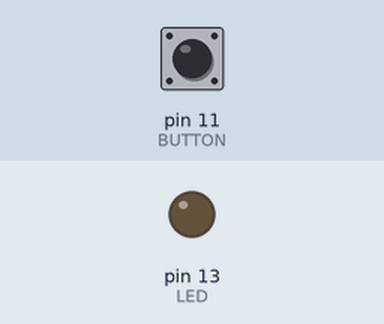
Recording of a sketch running on a simulated Arduino Uno, built with avr-gcc and run on an emulated ATmega328P. Shown: output pins drawn as LEDs (lit = HIGH). The inputs (shaded band) are chosen by the test bench; at power-on: pin 11 (BUTTON) LOW.

Above: at 1.2 s.
1.3 s: pin 11 (BUTTON) pulled HIGH for 0.15 s
At 1.37 s:
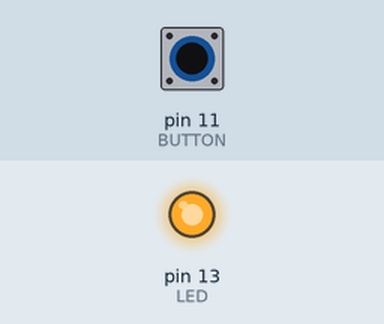
2.9 s: pin 11 (BUTTON) pulled HIGH for 3.2 s
At 6.8 s:
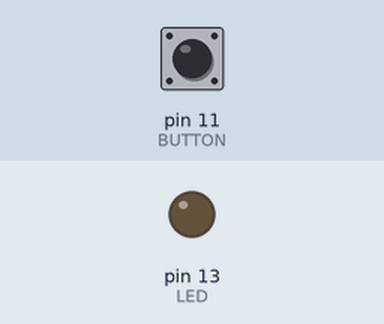
Timing chart, 0 to 8.3 s (numbered marks = the images above; inputs shaded):
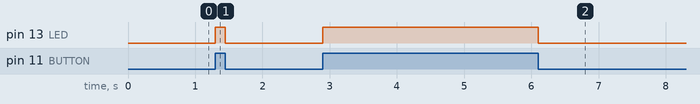

Measured:
- after the input at 1.3 s, pin 13 (LED): LOW → HIGH at once, → LOW 0.15 s later
- after the input at 2.9 s, pin 13 (LED): LOW → HIGH at once, → LOW 3.2 s later

The sketch:

Button.ino
```cpp
#define BUTTON 11  // Define identifier BUTTON to 11
#define LED 13     // Define identifier LED to 13

// Initialize a global integer variable `button_state` to 0
int button_state = 0;

void setup() {
  pinMode(LED, OUTPUT);    // Initialize LED pin as output
  pinMode(BUTTON, INPUT);  // Initialize BUTTON pin as input
}

void loop() {
  button_state = digitalRead(BUTTON);  // Read the current state of BUTTON pin

  if (button_state == HIGH) {  // If button_state is HIGH
    digitalWrite(LED, HIGH);   // Turn on the LED
  } else {                     // If not
    digitalWrite(LED, LOW);    // Turn off the LED
  }
}
```
